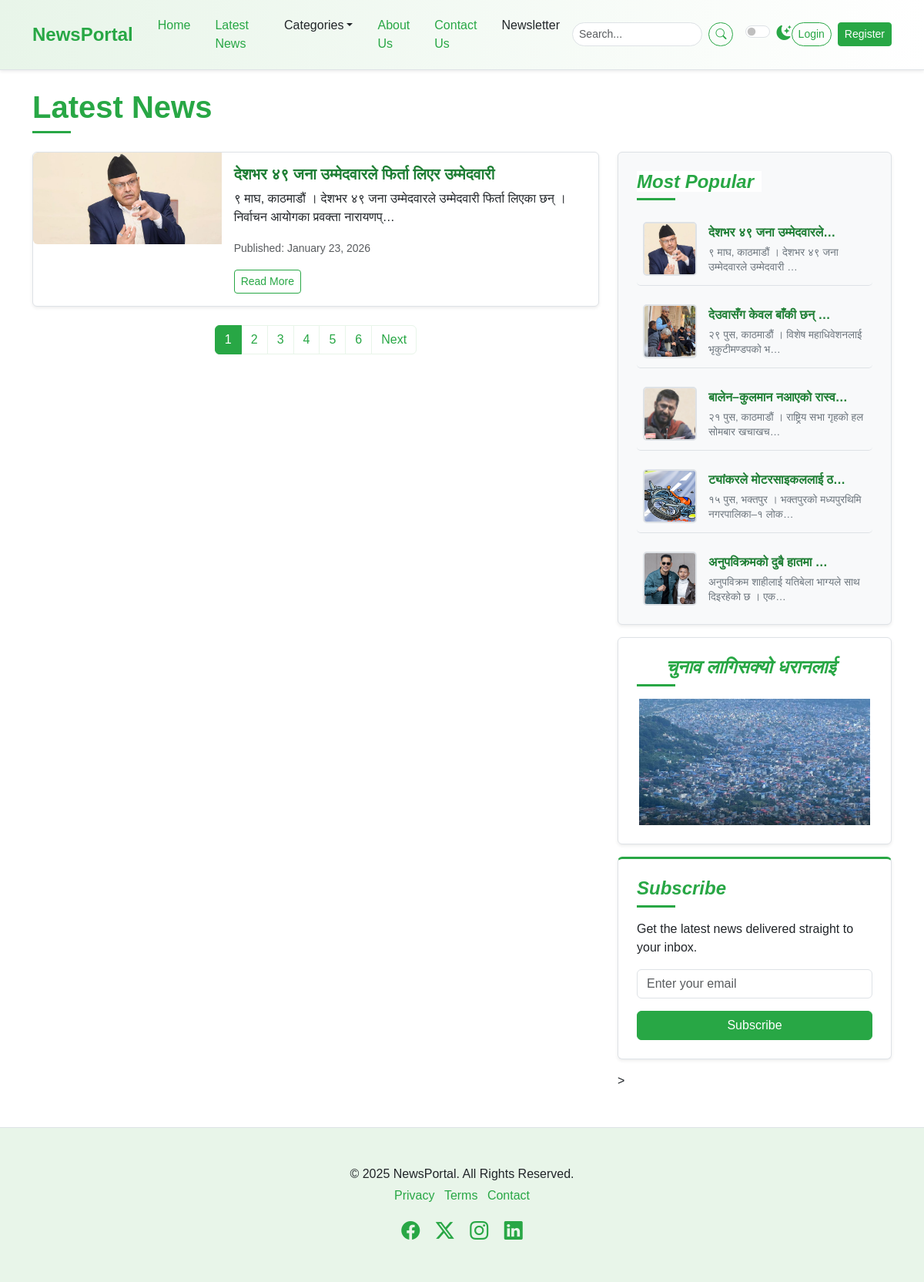
Page /post-by-category/1/ on the committed database.
### news_app/models.py (models this page shows, shortened)
class TimeStampModel(models.Model):
    created_at = models.DateTimeField(auto_now_add=True)
    updated_at = models.DateTimeField(auto_now_add=True)
    class Meta:
        abstract = True

class Post(TimeStampModel):
    STATUS_CHOICES = [
        ("active", "Active"),
        ("inactive", "Inactive"),
    ]
    title = models.CharField(max_length=200)
    content = models.TextField()
    feature_image= models.ImageField(upload_to="post_image/%Y/%m/%d", blank=False)
    author = models.ForeignKey("auth.user", on_delete=models.CASCADE)
    status = models.CharField(max_length=20,choices=STATUS_CHOICES, default="active")
    views_count = models.PositiveBigIntegerField(default=0)
    is_breaking_news= models.BooleanField(default=False)
    published_at = models.DateTimeField(null=True, blank=True)
    category = models.ForeignKey(Category, on_delete=models.CASCADE)
    tag= models.ManyToManyField(Tag)

class Advertisement(TimeStampModel):
    title = models.CharField(max_length = 100)
    image = models.ImageField(upload_to = "advertisements/%Y/%m/%d", blank = False)

### news_app/views.py (the view)
class PostByCategoryView(SidebarMixin, ListView):
    model = Post
    template_name = 'newsportal/list/list.html'
    context_object_name = 'posts'
    paginate_by = 1
    def get_queryset(self):
        query = super().get_queryset()
        query = query.filter(
            published_at__isnull=False,
            status='active',
            category__id=self.kwargs["category_id"],
        ).order_by("-published_at")
        return query

### news_app/nav.py (called while the page is built)
def nav(request):
    categories = Category.objects.all()[:4]
    return {"categories": categories}

### news_app/views.py (called while the page is built)
    def get_context_data(self, **kwargs):
        context = super().get_context_data(**kwargs)
        context["popular_posts"] = Post.objects.filter(
            published_at__isnull=False, status="active"
        ).order_by("-published_at")[:5]
        context["advertisement"] = (
            Advertisement.objects.all().order_by("-created_at").first()
        )
        return context

### templates/newsportal/list/list.html
{% extends "newsportal/base.html" %}
{% block content %}
    <div class="container mt-4">
      <h1 class="mb-4 section-title">
        <span>Latest News</span>
      </h1>
      <div class="row">
        <div class="col-lg-8">
         {% include "newsportal/list/left/post_list.html" with posts=page_obj %}
          {% include "newsportal/list/left/pagination.html" %}
        </div>
        <div class="col-lg-4">
          <div class="position-sticky sticky-sidebar-offset">
            {% include "newsportal/home/right/most_popular.html" %}
            {% include "newsportal/home/right/advertisement.html" %}
            {% include "newsportal/home/right/newsletter.html" %}
>
          </div>
        </div>
      </div>
    </div>
{% endblock content %}

### templates/newsportal/list/left/post_list.html
{% for post in posts %}
          <div class="card mb-4 shadow-sm news-list-item">
            <div class="row g-0">
              <div class="col-md-4">
                <img src="{{ post.feature_image.url }}"
                     width="300"
                     height="250"
                     class="img-fluid rounded-start"
                     alt="News 1" />
              </div>
              <div class="col-md-8">
                <div class="card-body">
                  <h5 class="card-title">{{ post.title }}</h5>
                  <p class="card-text">
                    {{ post.content|striptags|truncatechars:100 }}
                  </p>
                  <p class="card-text">
                    <small class="text-muted">Published: {{ post.published_at|date:"F j, Y" }}</small>
                  </p>
                  <a href="{% url 'post-detail' post.pk %}" class="btn btn-outline-success btn-sm">Read More</a>
                </div>
              </div>
            </div>
          </div>
{% endfor %}

### templates/newsportal/home/right/most_popular.html
<div class="p-4 mb-3 bg-light rounded sidebar-widget shadow-sm">
  <h4 class="fst-italic section-title">
    <span>Most Popular</span>
  </h4>
  <ul class="list-unstyled mb-0 popular-list">
    {% for post in popular_posts %}
      <li>
        <img src="{{ post.feature_image.url }}"
             alt="Popular 1"
             width="70"
             height="70" />
        <div>
          <a href="{% url 'post-detail' post.pk %}" class="popular-title-link">{{ post.title|truncatechars:24 }}</a>
          <p class="popular-description">{{ post.content|striptags|truncatechars:53 }}</p>
        </div>
      </li>
    {% endfor %}
  </ul>
</div>

### templates/newsportal/home/right/advertisement.html
            <div class="p-4 mb-3 rounded sidebar-widget shadow-sm text-center">
              <h4 class="fst-italic section-title">
                <span>{{ advertisement.title }}</span>
              </h4>
              <img src="{{ advertisement.image.url }}"
                   width="300"
                   height="250"
                   class="img-fluid"
                   alt="Advertisement" />
            </div>

### static/css/style.css (style rules this page uses)
:root { --primary-green: #28a745; --light-green: #e8f5e9; --dark-green: #1e7e34; --accent-green: #5cb85c; --text-color-light: #212529; --text-color-dark: #f8f9fa; --bg-light: #ffffff; --bg-dark: #212529; --card-bg-light: #ffffff; --card-bg-dark: #343a40; --border-color-light: #dee2e6; --border-color-dark: #495057; --shadow-sm: 0 0.125rem 0.25rem rgba(0, 0, 0, 0.075); --shadow: 0 0.5rem 1rem rgba(0, 0, 0, 0.15); --transition-speed: 0.3s ease; }
body { font-family: "Poppins", sans-serif; background-color: var(--bg-light); color: var(--text-color-light); transition: background-color var(--transition-speed), color var(--transition-speed); }
.section-title { position: relative; padding-bottom: 10px; margin-bottom: 20px; font-weight: 600; color: var(--primary-green); }
.section-title span { position: relative; z-index: 1; background-color: var(--bg-light); padding-right: 10px; }
.section-title::after { content: ""; position: absolute; left: 0; bottom: 0; width: 50px; height: 3px; background-color: var(--primary-green); }
.card { border: 1px solid var(--border-color-light); transition: box-shadow var(--transition-speed), transform var(--transition-speed); background-color: var(--card-bg-light); color: var(--text-color-light); }
.card-title { color: var(--dark-green); font-weight: 600; }
.news-list-item { transition: box-shadow var(--transition-speed), background-color var(--transition-speed); }
.sidebar-widget { background-color: var(--card-bg-light); border: 1px solid var(--border-color-light); padding: 1.5rem !important; }
.sidebar-widget h4 { color: var(--primary-green); margin-bottom: 1rem; }
.popular-list li { display: flex; align-items: center; margin-bottom: 0.75rem; padding: 0.75rem 0.5rem; border-bottom: 1px solid var(--border-color-light); transition: background-color var(--transition-speed); border-radius: 5px; }
.popular-list li:last-child { border-bottom: none; margin-bottom: 0; padding-bottom: 0; }
.popular-list img { width: 70px; height: 70px; object-fit: cover; border-radius: 5px; margin-right: 15px; flex-shrink: 0; border: 2px solid var(--border-color-light); }
.popular-list li div { display: flex; flex-direction: column; justify-content: center; flex-grow: 1; }
.popular-list .popular-title-link { text-decoration: none; color: var(--dark-green); font-weight: 600; margin-bottom: 0.25rem; display: block; transition: color var(--transition-speed); }
.popular-list .popular-description { font-size: 0.85rem; color: #6c757d; margin-bottom: 0; line-height: 1.4; }
.popular-list a { text-decoration: none; color: var(--text-color-light); transition: color var(--transition-speed); flex-grow: 1; }
.btn-outline-success { color: var(--primary-green); border-color: var(--primary-green); transition: background-color var(--transition-speed), color var(--transition-speed); }
.sticky-sidebar-offset { top: 6rem; }

### rows in the picture
Post: feature_image (picture), title "देशभर ४९ जना उम्मेदवारले फिर्ता लिएर उम्मेदवारी", content "९ माघ, काठमाडौं । देशभर ४९ जना उम्मेदवारले उम्मेदवारी फिर्ता लिएका छन् । निर्वाचन आयोगका प्रवक्ता नारायणप्…", published_at "January 23, 2026", title "देशभर ४९ जना उम्मेदवारले…", content "९ माघ, काठमाडौं । देशभर ४९ जना उम्मेदवारले उम्मेदवारी …"
Post: feature_image (picture), title "देउवासँग केवल बाँकी छन् …", content "२९ पुस, काठमाडौं । विशेष महाधिवेशनलाई भृकुटीमण्डपको भ…"
Post: feature_image (picture), title "बालेन–कुलमान नआएको रास्व…", content "२१ पुस, काठमाडौं । राष्ट्रिय सभा गृहको हल सोमबार खचाखच…"
Post: feature_image (picture), title "ट्यांकरले मोटरसाइकललाई ठ…", content "१५ पुस, भक्तपुर । भक्तपुरको मध्यपुरथिमि नगरपालिका–१ लोक…"
Post: feature_image (picture), title "अनुपविक्रमको दुबै हातमा …", content "अनुपविक्रम शाहीलाई यतिबेला भाग्यले साथ दिइरहेको छ । एक…"
Advertisement: title "चुनाव लागिसक्यो धरानलाई", image (picture)

### other values in the picture
{{ i }} "1" "2" "3" "4" "5" "6"
